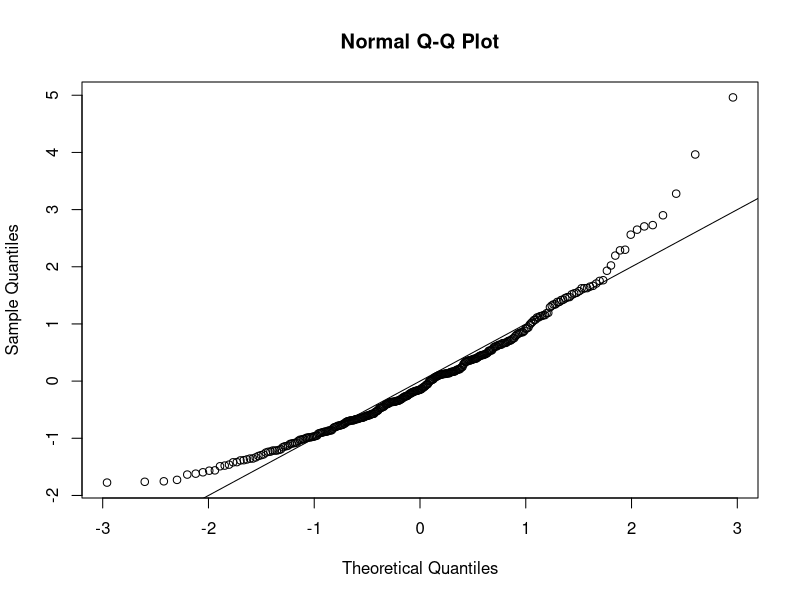
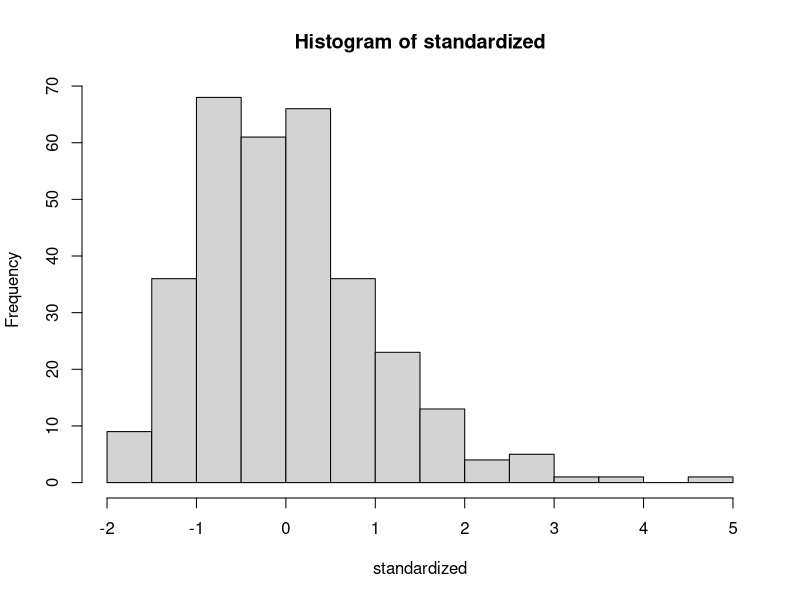
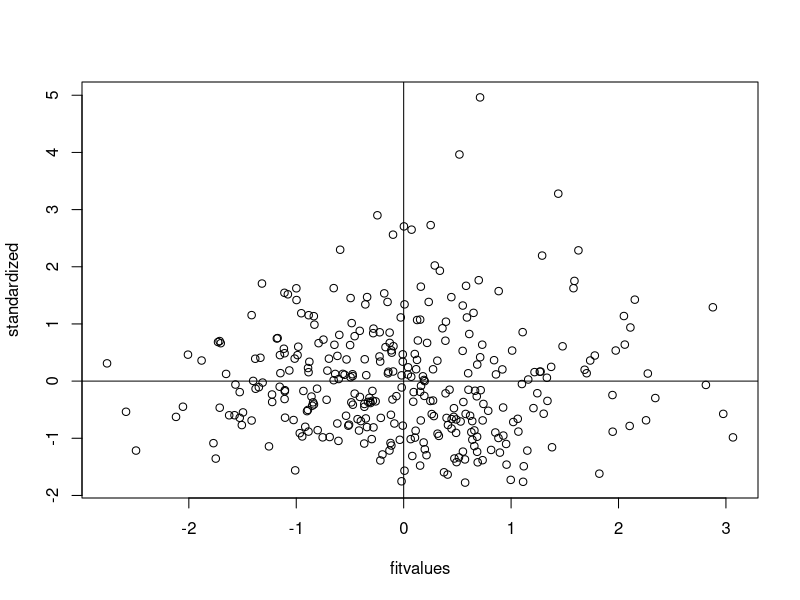

Reproduce these figures in R, in order. (Note: this script raises an error after producing the figures.)
setwd("E:/GA/Scales")
master = read.csv("Meaning_Scales_ExistentialMeaning_RN_RR_Done_Paper.csv")
summary(master)

##Reverse Code. 1, 4, 7, 8, 9, 10, 13, 17, 19
##the paper says that seven of them were reverse coded but doesn't say which
##these items definitely are reversed given the histograms
master[ , c(3, 6, 9:12, 15, 19, 21)] = 6 - master[ , c(3, 6, 9:12, 15, 19, 21)] 

####DATA SCREENING####

##Missing Data##
library(mice)
percentmiss = function(x){ sum(is.na(x))/length(x) *100 }

##Going by rows ONLY
##here I excluded the first two columns because they were 
##included for everyone as IDs, so I don't want to count that
##as part of the percent toward what they did
notypos = master
missing = apply(notypos[ , 3:22], 1, percentmiss) 
table(missing)

##replace only the data that you should
replacepeople = notypos[ missing <= 5 , ]  
dontpeople = notypos[ missing > 5 , ]

##figure out the columns to exclude (survey data)
apply(replacepeople, 2, percentmiss)
replacecolumn = replacepeople[ , -c(1,2,23)]
dontcolumn = replacepeople[ , c(1,2,23)]

##let's mice it!
tempnomiss = mice(replacecolumn)
nomiss = complete(tempnomiss, 1)
summary(nomiss)

##put everything back together
filledin_none = cbind(dontcolumn, nomiss)
summary(filledin_none)

##Outliers##
mahal = mahalanobis(filledin_none[ , -c(1:3)], 
                    colMeans(filledin_none[ , -c(1:3)], na.rm = TRUE),
                    cov(filledin_none[ , -c(1:3)], use="pairwise.complete.obs"))

cutoff = qchisq(.999,ncol(filledin_none[ , -c(1:3)])) 
summary(mahal < cutoff)
noout = filledin_none[ mahal < cutoff, ]

##additivity: correlations
correlations = cor(noout[,-c(1:3)], use="pairwise.complete.obs")
symnum(correlations)

##make the random stuff
random = rchisq(nrow(noout), 7)
fake = lm(random~., data=noout[ , -c(1:3)])

##get the linearity plot
##create the standardized residuals
standardized = rstudent(fake)
qqnorm(standardized)
abline(0,1)

##multivariate normality
hist(standardized, breaks=15)

##homogeneity and homoscedaticity
fitvalues = scale(fake$fitted.values)
plot(fitvalues, standardized) 
abline(0,0)
abline(v = 0)

##Scoring 
EMS <- rowSums(noout[, c(4,8,9,11,12,17,18,20,21,22)])
summary(EMS)

####mgcfa####
library(lavaan)

nooutnop = subset(noout, Source < 2)
nomissnop = subset(filledin_none, Source < 2)

notrandom = subset(nomissnop, Source == 0)
random = subset(nomissnop, Source == 1)


overallmodel = '
EMS =~ Q88_1 + Q88_5 + Q88_6  + Q88_8 + Q88_9 +
Q88_14 + Q88_15 + Q88_17 + Q88_18 + Q88_19'

##fit for overall (excluding paper)
overall.fit = cfa(model = overallmodel, 
                  data = nomissnop, 
                  meanstructure = TRUE)

summary(overall.fit, 
        standardized=TRUE, 
        rsquare=TRUE, 
        fit.measure = TRUE) ##no heywood cases

##fit for random 
random.fit = cfa(overallmodel, 
                 data = random, 
                 meanstructure = TRUE)
summary(random.fit, 
        standardized = TRUE, 
        rsquare = TRUE, 
        fit.measure = TRUE)

##fit for not random 
notrandom.fit = cfa(overallmodel, 
                    data = notrandom, 
                    meanstructure = TRUE)
summary(notrandom.fit, 
        standardized = TRUE, 
        rsquare = TRUE, 
        fit.measure = TRUE)

library(semTools)

multisteps = measurementInvariance(overallmodel, 
                                   data = nomissnop, 
                                   group = 'Source', 
                                   strict = T)

fitmeasures(multisteps$fit.configural)
fitmeasures(multisteps$fit.loadings)
fitmeasures(multisteps$fit.intercepts)
fitmeasures(multisteps$fit.residuals)

##It didn't break down. 
